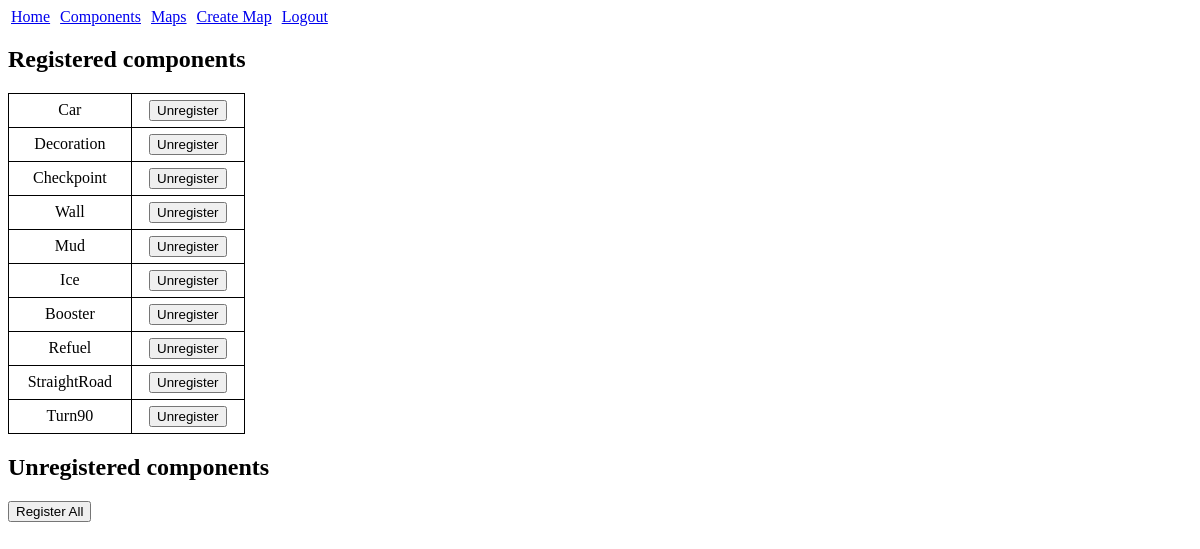
The app's page /racemap/components (signed in) with its own data.
### RaceMapApp/models.py (models this page shows)
class ComponentRegistry(models.Model):
    type = models.CharField(primary_key=True, max_length=20)
    is_registered = models.BooleanField()

### RaceMapApp/views.py (the view, shortened to what this page needs)
# urls.py: path("components", views.components),
@login_required
def components(request):
    registered_comps = ComponentRegistry.objects.filter(is_registered=True)
    unregistered_comps = ComponentRegistry.objects.filter(is_registered=False)
    return render(request, "components.html", {"registered_comps": registered_comps, "unregistered_comps": unregistered_comps})

### RaceMapApp/templates/components.html (shortened to what this page needs)
{% extends "base.html" %}
{% block body %}
<h2>Registered components</h2>
<table>
    {% for comp in registered_comps %}
        <tr>
            <td>{{ comp.type }}</td>
            <td>
                <form method="post">
                    <input type="submit" name="submit" value="Unregister">
                </form>
            </td>
        </tr>
    {% endfor %}
</table>
<h2>Unregistered components</h2>
<form method="post">
    <input type="submit" name="submit" value="Register All">
</form>
{% endblock %}

### RaceMapApp/templates/components.html (style rules this page uses)
table { width: 20%; border: 1px solid black; border-collapse: collapse; }
td { text-align: center; border: 1px solid black; border-collapse: collapse; }
form { margin-top: 5px; margin-bottom: 5px; }

### records on screen
ComponentRegistry: type "Car"
ComponentRegistry: type "Decoration"
ComponentRegistry: type "Checkpoint"
ComponentRegistry: type "Wall"
ComponentRegistry: type "Mud"
ComponentRegistry: type "Ice"
ComponentRegistry: type "Booster"
ComponentRegistry: type "Refuel"
ComponentRegistry: type "StraightRoad"
ComponentRegistry: type "Turn90"
